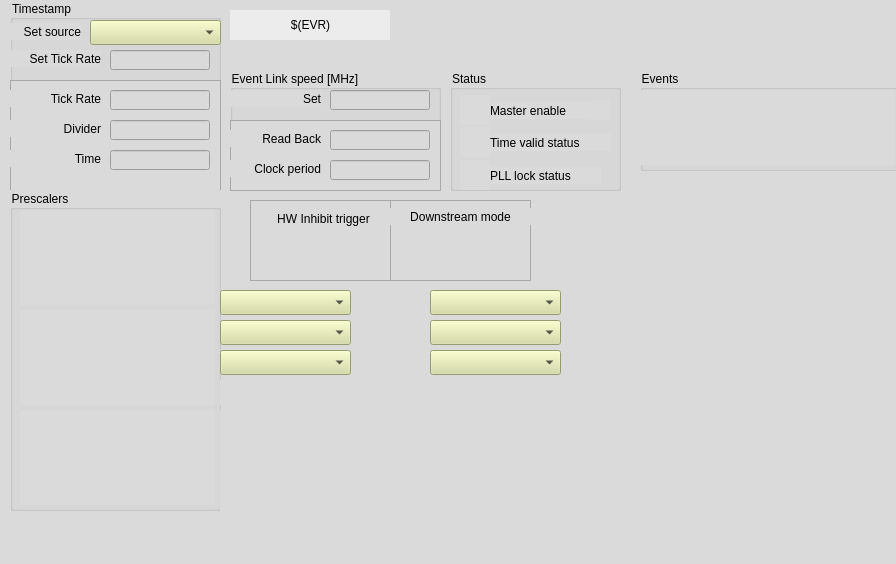
<ui version="4.0">
 <class>MainWindow</class>
 <widget class="QMainWindow" name="MainWindow">
  <property name="geometry">
   <rect>
    <x>0</x>
    <y>0</y>
    <width>896</width>
    <height>564</height>
   </rect>
  </property>
  <property name="windowTitle">
   <string>EVR</string>
  </property>
  <widget class="QWidget" name="centralwidget">
   <widget class="QFrame" name="frame">
    <property name="geometry">
     <rect>
      <x>250</x>
      <y>200</y>
      <width>141</width>
      <height>81</height>
     </rect>
    </property>
    <property name="frameShape">
     <enum>QFrame::StyledPanel</enum>
    </property>
    <property name="frameShadow">
     <enum>QFrame::Raised</enum>
    </property>
    <widget class="QLabel" name="label_2">
     <property name="geometry">
      <rect>
       <x>3</x>
       <y>10</y>
       <width>141</width>
       <height>17</height>
      </rect>
     </property>
     <property name="text">
      <string>HW Inhibit trigger</string>
     </property>
     <property name="alignment">
      <set>Qt::AlignCenter</set>
     </property>
    </widget>
    <widget class="caChoice" name="cachoice">
     <property name="geometry">
      <rect>
       <x>8</x>
       <y>30</y>
       <width>121</width>
       <height>41</height>
      </rect>
     </property>
     <property name="channel" stdset="0">
      <string notr="true">$(EVR):ExtInhib-Sel</string>
     </property>
     <property name="endBit">
      <number>1</number>
     </property>
    <property name="background">
         <color>
          <red>212</red>
          <green>219</green>
          <blue>157</blue>
         </color>
        </property><property name="bordercolor">
         <color>
          <red>0</red>
          <green>0</green>
          <blue>0</blue>
         </color>
        </property><property name="colorMode">
         <enum>caChoice::Static</enum>
        </property></widget>
   </widget>
   <widget class="QFrame" name="frame_2">
    <property name="geometry">
     <rect>
      <x>390</x>
      <y>200</y>
      <width>141</width>
      <height>81</height>
     </rect>
    </property>
    <property name="frameShape">
     <enum>QFrame::StyledPanel</enum>
    </property>
    <property name="frameShadow">
     <enum>QFrame::Raised</enum>
    </property>
    <widget class="QLabel" name="label_4">
     <property name="geometry">
      <rect>
       <x>0</x>
       <y>8</y>
       <width>141</width>
       <height>17</height>
      </rect>
     </property>
     <property name="text">
      <string>Downstream mode</string>
     </property>
     <property name="alignment">
      <set>Qt::AlignCenter</set>
     </property>
    </widget>
    <widget class="caChoice" name="cachoice_2">
     <property name="geometry">
      <rect>
       <x>8</x>
       <y>30</y>
       <width>121</width>
       <height>41</height>
      </rect>
     </property>
     <property name="channel" stdset="0">
      <string notr="true">$(EVR):Link-RxMode-Sel</string>
     </property>
     <property name="endBit">
      <number>1</number>
     </property>
    <property name="background">
         <color>
          <red>212</red>
          <green>219</green>
          <blue>157</blue>
         </color>
        </property><property name="bordercolor">
         <color>
          <red>0</red>
          <green>0</green>
          <blue>0</blue>
         </color>
        </property><property name="colorMode">
         <enum>caChoice::Static</enum>
        </property></widget>
   </widget>
   <widget class="QGroupBox" name="groupBox">
    <property name="geometry">
     <rect>
      <x>230</x>
      <y>70</y>
      <width>211</width>
      <height>121</height>
     </rect>
    </property>
    <property name="title">
     <string>Event Link speed [MHz]</string>
    </property>
    <widget class="QLabel" name="label_10">
     <property name="geometry">
      <rect>
       <x>0</x>
       <y>20</y>
       <width>91</width>
       <height>17</height>
      </rect>
     </property>
     <property name="text">
      <string>Set</string>
     </property>
     <property name="alignment">
      <set>Qt::AlignRight|Qt::AlignTrailing|Qt::AlignVCenter</set>
     </property>
    </widget>
    <widget class="caTextEntry" name="catextentry_2">
     <property name="geometry">
      <rect>
       <x>100</x>
       <y>20</y>
       <width>100</width>
       <height>20</height>
      </rect>
     </property>
     <property name="channel" stdset="0">
      <string notr="true">$(EVR):Link-Clk-SP</string>
     </property>
    <property name="background">
         <color>
          <red>212</red>
          <green>219</green>
          <blue>157</blue>
         </color>
        </property><property name="colorMode">
         <enum>caLineEdit::Static</enum>
        </property></widget>
    <widget class="QFrame" name="frame_5">
     <property name="geometry">
      <rect>
       <x>0</x>
       <y>50</y>
       <width>211</width>
       <height>71</height>
      </rect>
     </property>
     <property name="frameShape">
      <enum>QFrame::StyledPanel</enum>
     </property>
     <property name="frameShadow">
      <enum>QFrame::Raised</enum>
     </property>
     <widget class="caLineEdit" name="calineedit_3">
      <property name="geometry">
       <rect>
        <x>100</x>
        <y>40</y>
        <width>100</width>
        <height>20</height>
       </rect>
      </property>
      <property name="channel" stdset="0">
       <string notr="true">$(EVR):Link-ClkPeriod-I</string>
      </property>
     </widget>
     <widget class="QLabel" name="label_12">
      <property name="geometry">
       <rect>
        <x>0</x>
        <y>40</y>
        <width>91</width>
        <height>17</height>
       </rect>
      </property>
      <property name="text">
       <string>Clock period</string>
      </property>
      <property name="alignment">
       <set>Qt::AlignRight|Qt::AlignTrailing|Qt::AlignVCenter</set>
      </property>
     </widget>
     <widget class="QLabel" name="label_11">
      <property name="geometry">
       <rect>
        <x>0</x>
        <y>10</y>
        <width>91</width>
        <height>17</height>
       </rect>
      </property>
      <property name="text">
       <string>Read Back</string>
      </property>
      <property name="alignment">
       <set>Qt::AlignRight|Qt::AlignTrailing|Qt::AlignVCenter</set>
      </property>
     </widget>
     <widget class="caLineEdit" name="calineedit_2">
      <property name="geometry">
       <rect>
        <x>100</x>
        <y>10</y>
        <width>100</width>
        <height>20</height>
       </rect>
      </property>
      <property name="channel" stdset="0">
       <string notr="true">$(EVR):Link-Clk-I</string>
      </property>
     </widget>
    </widget>
   </widget>
   <widget class="caLabel" name="calabel">
    <property name="geometry">
     <rect>
      <x>230</x>
      <y>10</y>
      <width>161</width>
      <height>30</height>
     </rect>
    </property>
    <property name="text">
     <string>$(EVR)</string>
    </property>
    <property name="alignment">
     <set>Qt::AlignCenter</set>
    </property>
   <property name="styleSheet">
   <string notr="true">background-color: rgb(236, 236, 236, 255);</string>
  </property></widget>
   <widget class="QGroupBox" name="groupBox_2">
    <property name="geometry">
     <rect>
      <x>10</x>
      <y>0</y>
      <width>211</width>
      <height>191</height>
     </rect>
    </property>
    <property name="title">
     <string>Timestamp</string>
    </property>
    <widget class="QLabel" name="label_14">
     <property name="geometry">
      <rect>
       <x>0</x>
       <y>23</y>
       <width>71</width>
       <height>17</height>
      </rect>
     </property>
     <property name="text">
      <string>Set source</string>
     </property>
     <property name="alignment">
      <set>Qt::AlignRight|Qt::AlignTrailing|Qt::AlignVCenter</set>
     </property>
    </widget>
    <widget class="QLabel" name="label_15">
     <property name="geometry">
      <rect>
       <x>0</x>
       <y>50</y>
       <width>91</width>
       <height>17</height>
      </rect>
     </property>
     <property name="text">
      <string>Set Tick Rate</string>
     </property>
     <property name="alignment">
      <set>Qt::AlignRight|Qt::AlignTrailing|Qt::AlignVCenter</set>
     </property>
    </widget>
    <widget class="QFrame" name="frame_4">
     <property name="geometry">
      <rect>
       <x>0</x>
       <y>80</y>
       <width>211</width>
       <height>111</height>
      </rect>
     </property>
     <property name="frameShape">
      <enum>QFrame::StyledPanel</enum>
     </property>
     <property name="frameShadow">
      <enum>QFrame::Raised</enum>
     </property>
     <widget class="QLabel" name="label_16">
      <property name="geometry">
       <rect>
        <x>0</x>
        <y>10</y>
        <width>91</width>
        <height>17</height>
       </rect>
      </property>
      <property name="text">
       <string>Tick Rate</string>
      </property>
      <property name="alignment">
       <set>Qt::AlignRight|Qt::AlignTrailing|Qt::AlignVCenter</set>
      </property>
     </widget>
     <widget class="caLineEdit" name="calineedit_6">
      <property name="geometry">
       <rect>
        <x>100</x>
        <y>10</y>
        <width>100</width>
        <height>20</height>
       </rect>
      </property>
      <property name="channel" stdset="0">
       <string notr="true">$(EVR):Time-Clock-I</string>
      </property>
     </widget>
     <widget class="QLabel" name="label_17">
      <property name="geometry">
       <rect>
        <x>0</x>
        <y>40</y>
        <width>91</width>
        <height>17</height>
       </rect>
      </property>
      <property name="text">
       <string>Divider</string>
      </property>
      <property name="alignment">
       <set>Qt::AlignRight|Qt::AlignTrailing|Qt::AlignVCenter</set>
      </property>
     </widget>
     <widget class="caLineEdit" name="calineedit_7">
      <property name="geometry">
       <rect>
        <x>100</x>
        <y>40</y>
        <width>100</width>
        <height>20</height>
       </rect>
      </property>
      <property name="channel" stdset="0">
       <string notr="true">$(EVR):Time-Div-I</string>
      </property>
     </widget>
     <widget class="QLabel" name="label_18">
      <property name="geometry">
       <rect>
        <x>0</x>
        <y>70</y>
        <width>91</width>
        <height>17</height>
       </rect>
      </property>
      <property name="text">
       <string>Time</string>
      </property>
      <property name="alignment">
       <set>Qt::AlignRight|Qt::AlignTrailing|Qt::AlignVCenter</set>
      </property>
     </widget>
     <widget class="caLineEdit" name="calineedit_8">
      <property name="geometry">
       <rect>
        <x>100</x>
        <y>70</y>
        <width>100</width>
        <height>20</height>
       </rect>
      </property>
      <property name="channel" stdset="0">
       <string notr="true">$(EVR):Time-I</string>
      </property>
      <property name="formatType">
       <enum>caLineEdit::string</enum>
      </property>
     </widget>
    </widget>
    <widget class="caTextEntry" name="catextentry_4">
     <property name="geometry">
      <rect>
       <x>100</x>
       <y>50</y>
       <width>100</width>
       <height>20</height>
      </rect>
     </property>
     <property name="channel" stdset="0">
      <string notr="true">$(EVR):Time-Clock-SP</string>
     </property>
    <property name="background">
         <color>
          <red>212</red>
          <green>219</green>
          <blue>157</blue>
         </color>
        </property><property name="colorMode">
         <enum>caLineEdit::Static</enum>
        </property></widget>
    <widget class="caMenu" name="camenu">
     <property name="geometry">
      <rect>
       <x>80</x>
       <y>20</y>
       <width>131</width>
       <height>25</height>
      </rect>
     </property>
     <property name="channel" stdset="0">
      <string notr="true">$(EVR):Time-Src-Sel</string>
     </property>
    <property name="styleSheet">
   <string notr="true">background-color: rgb(212, 219, 157);</string>
  </property></widget>
   </widget>
   <widget class="QGroupBox" name="groupBox_3">
    <property name="geometry">
     <rect>
      <x>450</x>
      <y>70</y>
      <width>171</width>
      <height>121</height>
     </rect>
    </property>
    <property name="title">
     <string>Status</string>
    </property>
    <widget class="caRelatedDisplay" name="carelateddisplay">
     <property name="geometry">
      <rect>
       <x>140</x>
       <y>30</y>
       <width>20</width>
       <height>20</height>
      </rect>
     </property>
     <property name="toolTip">
      <string>Link status</string>
     </property>
     <property name="labels">
      <string notr="true">&gt;</string>
     </property>
     <property name="files">
      <string notr="true">G_EVR_VME_base-link-status</string>
     </property>
     <property name="args">
      <string notr="true">EVR=$(EVR)</string>
     </property>
    </widget>
    <widget class="QLabel" name="label">
     <property name="geometry">
      <rect>
       <x>40</x>
       <y>32</y>
       <width>101</width>
       <height>17</height>
      </rect>
     </property>
     <property name="text">
      <string>Master enable</string>
     </property>
    </widget>
    <widget class="QLabel" name="label_19">
     <property name="geometry">
      <rect>
       <x>40</x>
       <y>64</y>
       <width>121</width>
       <height>17</height>
      </rect>
     </property>
     <property name="text">
      <string>Time valid status</string>
     </property>
    </widget>
    <widget class="caLed" name="caled_4">
     <property name="geometry">
      <rect>
       <x>10</x>
       <y>57</y>
       <width>30</width>
       <height>30</height>
      </rect>
     </property>
     <property name="rectangular">
      <bool>false</bool>
     </property>
     <property name="channel" stdset="0">
      <string notr="true">$(EVR):Time-Valid-Sts</string>
     </property>
    <property name="trueColor">
         <color>
          <red>0</red>
          <green>205</green>
          <blue>0</blue>
         </color>
        </property><property name="falseColor">
         <color>
          <red>255</red>
          <green>0</green>
          <blue>0</blue>
         </color>
        </property><property name="undefinedColor">
         <color>
          <red>255</red>
          <green>255</green>
          <blue>255</blue>
         </color>
        </property></widget>
    <widget class="QLabel" name="label_3">
     <property name="geometry">
      <rect>
       <x>40</x>
       <y>97</y>
       <width>111</width>
       <height>17</height>
      </rect>
     </property>
     <property name="text">
      <string>PLL lock status</string>
     </property>
    </widget>
    <widget class="caLed" name="caled_2">
     <property name="geometry">
      <rect>
       <x>10</x>
       <y>90</y>
       <width>30</width>
       <height>30</height>
      </rect>
     </property>
     <property name="rectangular">
      <bool>false</bool>
     </property>
     <property name="channel" stdset="0">
      <string notr="true">$(EVR):Pll-Sts</string>
     </property>
    <property name="trueColor">
         <color>
          <red>0</red>
          <green>205</green>
          <blue>0</blue>
         </color>
        </property><property name="falseColor">
         <color>
          <red>255</red>
          <green>0</green>
          <blue>0</blue>
         </color>
        </property><property name="undefinedColor">
         <color>
          <red>255</red>
          <green>255</green>
          <blue>255</blue>
         </color>
        </property></widget>
    <widget class="caLed" name="caled">
     <property name="geometry">
      <rect>
       <x>10</x>
       <y>25</y>
       <width>30</width>
       <height>30</height>
      </rect>
     </property>
     <property name="rectangular">
      <bool>false</bool>
     </property>
     <property name="channel" stdset="0">
      <string notr="true">$(EVR):Ena-Sel</string>
     </property>
    <property name="trueColor">
         <color>
          <red>0</red>
          <green>205</green>
          <blue>0</blue>
         </color>
        </property><property name="falseColor">
         <color>
          <red>255</red>
          <green>0</green>
          <blue>0</blue>
         </color>
        </property><property name="undefinedColor">
         <color>
          <red>255</red>
          <green>255</green>
          <blue>255</blue>
         </color>
        </property></widget>
   </widget>
   <widget class="QGroupBox" name="groupBox_4">
    <property name="geometry">
     <rect>
      <x>10</x>
      <y>190</y>
      <width>211</width>
      <height>321</height>
     </rect>
    </property>
    <property name="title">
     <string>Prescalers</string>
    </property>
    <widget class="caInclude" name="cainclude_2">
     <property name="geometry">
      <rect>
       <x>10</x>
       <y>120</y>
       <width>195</width>
       <height>95</height>
      </rect>
     </property>
     <property name="macro">
      <string notr="true">ID=1, EVR=$(EVR)</string>
     </property>
     <property name="filename" stdset="0">
      <string notr="true">G_EVR_VME_prescaler.ui</string>
     </property>
     <property name="visibility">
      <enum>caInclude::StaticV</enum>
     </property>
     <property name="channel" stdset="0">
      <string notr="true"/>
     </property>
    </widget>
    <widget class="caInclude" name="cainclude">
     <property name="geometry">
      <rect>
       <x>10</x>
       <y>20</y>
       <width>195</width>
       <height>95</height>
      </rect>
     </property>
     <property name="macro">
      <string notr="true">ID=0, EVR=$(EVR)</string>
     </property>
     <property name="filename" stdset="0">
      <string notr="true">G_EVR_VME_prescaler.ui</string>
     </property>
     <property name="visibility">
      <enum>caInclude::StaticV</enum>
     </property>
     <property name="channel" stdset="0">
      <string notr="true"/>
     </property>
    </widget>
    <widget class="caInclude" name="cainclude_3">
     <property name="geometry">
      <rect>
       <x>10</x>
       <y>220</y>
       <width>195</width>
       <height>95</height>
      </rect>
     </property>
     <property name="macro">
      <string notr="true">ID=2, EVR=$(EVR)</string>
     </property>
     <property name="filename" stdset="0">
      <string notr="true">G_EVR_VME_prescaler.ui</string>
     </property>
     <property name="visibility">
      <enum>caInclude::StaticV</enum>
     </property>
     <property name="channel" stdset="0">
      <string notr="true"/>
     </property>
    </widget>
   </widget>
   <widget class="caMenu" name="camenu_2">
    <property name="geometry">
     <rect>
      <x>220</x>
      <y>290</y>
      <width>131</width>
      <height>25</height>
     </rect>
    </property>
    <property name="channel" stdset="0">
     <string notr="true">$(EVR):Out-FP0-Src-Pulse-SP</string>
    </property>
   <property name="styleSheet">
   <string notr="true">background-color: rgb(212, 219, 157);</string>
  </property></widget>
   <widget class="caInclude" name="cainclude_4">
    <property name="geometry">
     <rect>
      <x>220</x>
      <y>380</y>
      <width>190</width>
      <height>25</height>
     </rect>
    </property>
    <property name="macro">
     <string notr="true">EVR=$(EVR), P=FP, ID=0</string>
    </property>
    <property name="filename" stdset="0">
     <string notr="true">G_EVR_VME_out-small.ui</string>
    </property>
   </widget>
   <widget class="caMenu" name="camenu_3">
    <property name="geometry">
     <rect>
      <x>220</x>
      <y>320</y>
      <width>131</width>
      <height>25</height>
     </rect>
    </property>
    <property name="channel" stdset="0">
     <string notr="true">$(EVR):Out-FP0-Src-Scale-SP</string>
    </property>
   <property name="styleSheet">
   <string notr="true">background-color: rgb(212, 219, 157);</string>
  </property></widget>
   <widget class="caMenu" name="camenu_4">
    <property name="geometry">
     <rect>
      <x>220</x>
      <y>350</y>
      <width>131</width>
      <height>25</height>
     </rect>
    </property>
    <property name="channel" stdset="0">
     <string notr="true">$(EVR):Out-FP0-Src-DBus-SP</string>
    </property>
   <property name="styleSheet">
   <string notr="true">background-color: rgb(212, 219, 157);</string>
  </property></widget>
   <widget class="caInclude" name="cainclude_5">
    <property name="geometry">
     <rect>
      <x>430</x>
      <y>380</y>
      <width>190</width>
      <height>25</height>
     </rect>
    </property>
    <property name="macro">
     <string notr="true">EVR=$(EVR), P=FP, ID=1</string>
    </property>
    <property name="filename" stdset="0">
     <string notr="true">G_EVR_VME_out-small.ui</string>
    </property>
   </widget>
   <widget class="caMenu" name="camenu_5">
    <property name="geometry">
     <rect>
      <x>430</x>
      <y>290</y>
      <width>131</width>
      <height>25</height>
     </rect>
    </property>
    <property name="channel" stdset="0">
     <string notr="true">$(EVR):Out-FP1-Src-Pulse-SP</string>
    </property>
   <property name="styleSheet">
   <string notr="true">background-color: rgb(212, 219, 157);</string>
  </property></widget>
   <widget class="caMenu" name="camenu_6">
    <property name="geometry">
     <rect>
      <x>430</x>
      <y>350</y>
      <width>131</width>
      <height>25</height>
     </rect>
    </property>
    <property name="channel" stdset="0">
     <string notr="true">$(EVR):Out-FP1-Src-DBus-SP</string>
    </property>
   <property name="styleSheet">
   <string notr="true">background-color: rgb(212, 219, 157);</string>
  </property></widget>
   <widget class="caMenu" name="camenu_7">
    <property name="geometry">
     <rect>
      <x>430</x>
      <y>320</y>
      <width>131</width>
      <height>25</height>
     </rect>
    </property>
    <property name="channel" stdset="0">
     <string notr="true">$(EVR):Out-FP1-Src-Scale-SP</string>
    </property>
   <property name="styleSheet">
   <string notr="true">background-color: rgb(212, 219, 157);</string>
  </property></widget>
   <widget class="caInclude" name="cainclude_6">
    <property name="geometry">
     <rect>
      <x>630</x>
      <y>170</y>
      <width>260</width>
      <height>140</height>
     </rect>
    </property>
    <property name="macro">
     <string notr="true">EVR=$(EVR)</string>
    </property>
    <property name="filename" stdset="0">
     <string notr="true">G_EVR_VME_base-link-status.ui</string>
    </property>
   </widget>
   <widget class="caRelatedDisplay" name="carelateddisplay_2">
    <property name="geometry">
     <rect>
      <x>390</x>
      <y>10</y>
      <width>30</width>
      <height>30</height>
     </rect>
    </property>
    <property name="toolTip">
     <string>Link status</string>
    </property>
    <property name="labels">
     <string notr="true">&gt;</string>
    </property>
    <property name="files">
     <string notr="true">G_EVR_VME_info</string>
    </property>
    <property name="args">
     <string notr="true">EVR=$(EVR)</string>
    </property>
   </widget>
   <widget class="caRelatedDisplay" name="carelateddisplay_3">
    <property name="geometry">
     <rect>
      <x>460</x>
      <y>20</y>
      <width>30</width>
      <height>20</height>
     </rect>
    </property>
    <property name="toolTip">
     <string>Link status</string>
    </property>
    <property name="styleSheet">
     <string notr="true"/>
    </property>
    <property name="labels">
     <string notr="true">SFP</string>
    </property>
    <property name="files">
     <string notr="true">G_EVR_VME_sfp.ui</string>
    </property>
    <property name="args">
     <string notr="true">EVR=$(EVR)</string>
    </property>
   </widget>
   <widget class="caInclude" name="cainclude_7">
    <property name="geometry">
     <rect>
      <x>220</x>
      <y>410</y>
      <width>400</width>
      <height>150</height>
     </rect>
    </property>
    <property name="macro">
     <string notr="true">EVR=$(EVR),ID=0</string>
    </property>
    <property name="filename" stdset="0">
     <string notr="true">G_EVR_VME_pulser.ui</string>
    </property>
   </widget>
   <widget class="caRelatedDisplay" name="carelateddisplay_4">
    <property name="geometry">
     <rect>
      <x>540</x>
      <y>200</y>
      <width>51</width>
      <height>81</height>
     </rect>
    </property>
    <property name="toolTip">
     <string>Link status</string>
    </property>
    <property name="labels">
     <string notr="true">In 1;In 2;In 3</string>
    </property>
    <property name="files">
     <string notr="true">G_EVR_VME_input;G_EVR_VME_input;G_EVR_VME_input</string>
    </property>
    <property name="args">
     <string notr="true">ID=1, EVR=$(EVR); ID=2, EVR=$(EVR); ID=3, EVR=$(EVR)</string>
    </property>
   </widget>
   <widget class="caInclude" name="cainclude_11">
    <property name="geometry">
     <rect>
      <x>640</x>
      <y>10</y>
      <width>255</width>
      <height>25</height>
     </rect>
    </property>
    <property name="macro">
     <string notr="true">FUNC=Blink, EVT=1, EVR=$(EVR)</string>
    </property>
    <property name="filename" stdset="0">
     <string notr="true">G_EVR_VME_map-special.ui</string>
    </property>
   </widget>
   <widget class="caInclude" name="cainclude_12">
    <property name="geometry">
     <rect>
      <x>640</x>
      <y>40</y>
      <width>255</width>
      <height>25</height>
     </rect>
    </property>
    <property name="macro">
     <string notr="true">FUNC=Blink, EVT=0, EVR=$(EVR)</string>
    </property>
    <property name="filename" stdset="0">
     <string notr="true">G_EVR_VME_map-special.ui</string>
    </property>
   </widget>
   <widget class="caInclude" name="cainclude_13">
    <property name="geometry">
     <rect>
      <x>630</x>
      <y>380</y>
      <width>255</width>
      <height>25</height>
     </rect>
    </property>
    <property name="macro">
     <string notr="true">FUNC=Trig, EVT=0, PULSER=0, ID=0, EVR=$(EVR)</string>
    </property>
    <property name="filename" stdset="0">
     <string notr="true">G_EVR_VME_map-pulser.ui</string>
    </property>
   </widget>
   <widget class="caInclude" name="cainclude_14">
    <property name="geometry">
     <rect>
      <x>630</x>
      <y>410</y>
      <width>255</width>
      <height>25</height>
     </rect>
    </property>
    <property name="macro">
     <string notr="true">FUNC=Trig, EVT=1, PULSER=0, ID=0, EVR=$(EVR)</string>
    </property>
    <property name="filename" stdset="0">
     <string notr="true">G_EVR_VME_map-pulser.ui</string>
    </property>
   </widget>
   <widget class="QGroupBox" name="groupBox_5">
    <property name="geometry">
     <rect>
      <x>640</x>
      <y>70</y>
      <width>261</width>
      <height>101</height>
     </rect>
    </property>
    <property name="title">
     <string>Events</string>
    </property>
    <widget class="caInclude" name="cainclude_10">
     <property name="geometry">
      <rect>
       <x>0</x>
       <y>70</y>
       <width>255</width>
       <height>25</height>
      </rect>
     </property>
     <property name="macro">
      <string notr="true">CODE=2, EVR=$(EVR)</string>
     </property>
     <property name="filename" stdset="0">
      <string notr="true">G_EVR_VME_map-soft.ui</string>
     </property>
    </widget>
    <widget class="caInclude" name="cainclude_8">
     <property name="geometry">
      <rect>
       <x>0</x>
       <y>20</y>
       <width>255</width>
       <height>25</height>
      </rect>
     </property>
     <property name="macro">
      <string notr="true">CODE=0, EVR=$(EVR)</string>
     </property>
     <property name="filename" stdset="0">
      <string notr="true">G_EVR_VME_map-soft.ui</string>
     </property>
    </widget>
    <widget class="caInclude" name="cainclude_9">
     <property name="geometry">
      <rect>
       <x>0</x>
       <y>45</y>
       <width>255</width>
       <height>25</height>
      </rect>
     </property>
     <property name="macro">
      <string notr="true">CODE=1, EVR=$(EVR)</string>
     </property>
     <property name="filename" stdset="0">
      <string notr="true">G_EVR_VME_map-soft.ui</string>
     </property>
    </widget>
   </widget>
  </widget>
 <property name="styleSheet">
   <string notr="true">background-color: rgb(218, 218, 218);</string>
  </property></widget>
 <customwidgets>
  <customwidget>
   <class>caMenu</class>
   <extends>QComboBox</extends>
   <header>caMenu</header>
  </customwidget>
  <customwidget>
   <class>caChoice</class>
   <extends>QWidget</extends>
   <header>caChoice</header>
  </customwidget>
  <customwidget>
   <class>caRelatedDisplay</class>
   <extends>QWidget</extends>
   <header>caRelatedDisplay</header>
  </customwidget>
  <customwidget>
   <class>caTextEntry</class>
   <extends>caLineEdit</extends>
   <header>caTextEntry</header>
  </customwidget>
  <customwidget>
   <class>caLabel</class>
   <extends>QLabel</extends>
   <header>caLabel</header>
  </customwidget>
  <customwidget>
   <class>caInclude</class>
   <extends>QWidget</extends>
   <header>caInclude</header>
  </customwidget>
  <customwidget>
   <class>caLed</class>
   <extends>QWidget</extends>
   <header>caLed</header>
  </customwidget>
  <customwidget>
   <class>caLineEdit</class>
   <extends>QLineEdit</extends>
   <header>caLineEdit</header>
  </customwidget>
 </customwidgets>
 <resources/>
 <connections/>
</ui>
